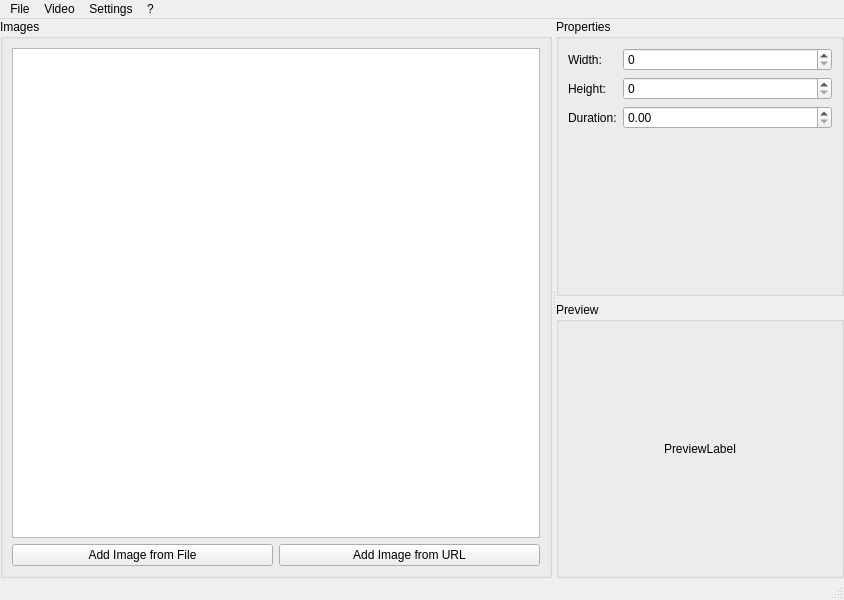
<?xml version="1.0" encoding="UTF-8"?>
<ui version="4.0">
 <class>MainWindow</class>
 <widget class="QMainWindow" name="MainWindow">
  <property name="geometry">
   <rect>
    <x>0</x>
    <y>0</y>
    <width>844</width>
    <height>600</height>
   </rect>
  </property>
  <property name="windowTitle">
   <string notr="true">jdAnimatedImageEditor</string>
  </property>
  <widget class="QWidget" name="centralwidget">
   <layout class="QVBoxLayout" name="verticalLayout_4">
    <property name="spacing">
     <number>0</number>
    </property>
    <property name="leftMargin">
     <number>0</number>
    </property>
    <property name="topMargin">
     <number>0</number>
    </property>
    <property name="rightMargin">
     <number>0</number>
    </property>
    <property name="bottomMargin">
     <number>0</number>
    </property>
    <item>
     <widget class="QSplitter" name="splitter">
      <property name="orientation">
       <enum>Qt::Horizontal</enum>
      </property>
      <widget class="QGroupBox" name="groupBox">
       <property name="title">
        <string>Images</string>
       </property>
       <layout class="QVBoxLayout" name="verticalLayout">
        <item>
         <widget class="QTableWidget" name="image_table">
          <property name="dragEnabled">
           <bool>false</bool>
          </property>
          <property name="dragDropOverwriteMode">
           <bool>true</bool>
          </property>
          <property name="dragDropMode">
           <enum>QAbstractItemView::InternalMove</enum>
          </property>
          <property name="selectionBehavior">
           <enum>QAbstractItemView::SelectRows</enum>
          </property>
          <property name="columnCount">
           <number>3</number>
          </property>
          <attribute name="horizontalHeaderVisible">
           <bool>false</bool>
          </attribute>
          <column/>
          <column/>
          <column/>
         </widget>
        </item>
        <item>
         <layout class="QHBoxLayout" name="horizontalLayout">
          <item>
           <widget class="QPushButton" name="image_add_file_button">
            <property name="text">
             <string>Add Image from File</string>
            </property>
           </widget>
          </item>
          <item>
           <widget class="QPushButton" name="image_add_url_button">
            <property name="text">
             <string>Add Image from URL</string>
            </property>
           </widget>
          </item>
         </layout>
        </item>
       </layout>
      </widget>
      <widget class="QWidget" name="verticalLayoutWidget">
       <layout class="QVBoxLayout" name="verticalLayout_3">
        <item>
         <widget class="QGroupBox" name="groupBox_3">
          <property name="title">
           <string>Properties</string>
          </property>
          <layout class="QFormLayout" name="formLayout">
           <item row="0" column="0">
            <widget class="QLabel" name="label">
             <property name="text">
              <string>Width:</string>
             </property>
            </widget>
           </item>
           <item row="0" column="1">
            <widget class="QSpinBox" name="width_spin_box">
             <property name="maximum">
              <number>999999999</number>
             </property>
            </widget>
           </item>
           <item row="1" column="0">
            <widget class="QLabel" name="label_2">
             <property name="text">
              <string>Height:</string>
             </property>
            </widget>
           </item>
           <item row="1" column="1">
            <widget class="QSpinBox" name="height_spin_box">
             <property name="maximum">
              <number>999999999</number>
             </property>
            </widget>
           </item>
           <item row="2" column="0">
            <widget class="QLabel" name="label_3">
             <property name="text">
              <string>Duration:</string>
             </property>
            </widget>
           </item>
           <item row="2" column="1">
            <widget class="QDoubleSpinBox" name="duration_spin_box"/>
           </item>
          </layout>
         </widget>
        </item>
        <item>
         <widget class="QGroupBox" name="groupBox_2">
          <property name="title">
           <string>Preview</string>
          </property>
          <layout class="QVBoxLayout" name="verticalLayout_2">
           <property name="leftMargin">
            <number>0</number>
           </property>
           <property name="topMargin">
            <number>0</number>
           </property>
           <property name="rightMargin">
            <number>0</number>
           </property>
           <property name="bottomMargin">
            <number>0</number>
           </property>
           <item>
            <widget class="QLabel" name="preview_label">
             <property name="text">
              <string notr="true">PreviewLabel</string>
             </property>
             <property name="scaledContents">
              <bool>true</bool>
             </property>
             <property name="alignment">
              <set>Qt::AlignCenter</set>
             </property>
             <property name="wordWrap">
              <bool>true</bool>
             </property>
            </widget>
           </item>
          </layout>
         </widget>
        </item>
       </layout>
      </widget>
     </widget>
    </item>
   </layout>
  </widget>
  <widget class="QMenuBar" name="menubar">
   <property name="geometry">
    <rect>
     <x>0</x>
     <y>0</y>
     <width>844</width>
     <height>19</height>
    </rect>
   </property>
   <widget class="QMenu" name="menuFile">
    <property name="title">
     <string>File</string>
    </property>
    <widget class="QMenu" name="recent_files_menu">
     <property name="statusTip">
      <string/>
     </property>
     <property name="title">
      <string>Recent Files</string>
     </property>
     <property name="icon">
      <iconset theme="document-open-recent"/>
     </property>
     <addaction name="actionPlaceholder"/>
    </widget>
    <addaction name="new_action"/>
    <addaction name="separator"/>
    <addaction name="open_action"/>
    <addaction name="recent_files_menu"/>
    <addaction name="separator"/>
    <addaction name="save_action"/>
    <addaction name="save_as_action"/>
    <addaction name="separator"/>
    <addaction name="exit_action"/>
   </widget>
   <widget class="QMenu" name="menuSettings">
    <property name="title">
     <string>Settings</string>
    </property>
    <addaction name="settings_action"/>
   </widget>
   <widget class="QMenu" name="menu">
    <property name="title">
     <string notr="true">?</string>
    </property>
    <addaction name="about_action"/>
    <addaction name="about_qt_action"/>
   </widget>
   <widget class="QMenu" name="menuVideo">
    <property name="title">
     <string>Video</string>
    </property>
    <addaction name="import_video_action"/>
    <addaction name="export_video_action"/>
   </widget>
   <addaction name="menuFile"/>
   <addaction name="menuVideo"/>
   <addaction name="menuSettings"/>
   <addaction name="menu"/>
  </widget>
  <widget class="QStatusBar" name="statusbar"/>
  <action name="new_action">
   <property name="icon">
    <iconset theme="document-new"/>
   </property>
   <property name="text">
    <string>New</string>
   </property>
   <property name="statusTip">
    <string/>
   </property>
  </action>
  <action name="open_action">
   <property name="icon">
    <iconset theme="document-open"/>
   </property>
   <property name="text">
    <string>Open</string>
   </property>
   <property name="statusTip">
    <string/>
   </property>
  </action>
  <action name="save_action">
   <property name="icon">
    <iconset theme="document-save"/>
   </property>
   <property name="text">
    <string>Save</string>
   </property>
  </action>
  <action name="save_as_action">
   <property name="icon">
    <iconset theme="document-save-as"/>
   </property>
   <property name="text">
    <string>Save As...</string>
   </property>
  </action>
  <action name="exit_action">
   <property name="icon">
    <iconset theme="application-exit"/>
   </property>
   <property name="text">
    <string>Exit</string>
   </property>
  </action>
  <action name="actionPlaceholder">
   <property name="text">
    <string notr="true">Placeholder</string>
   </property>
  </action>
  <action name="about_action">
   <property name="text">
    <string>About</string>
   </property>
  </action>
  <action name="about_qt_action">
   <property name="text">
    <string>About Qt</string>
   </property>
  </action>
  <action name="settings_action">
   <property name="text">
    <string>Settings</string>
   </property>
  </action>
  <action name="import_video_action">
   <property name="text">
    <string>Import Video</string>
   </property>
  </action>
  <action name="export_video_action">
   <property name="text">
    <string>Export Video</string>
   </property>
  </action>
 </widget>
 <resources/>
 <connections/>
</ui>
